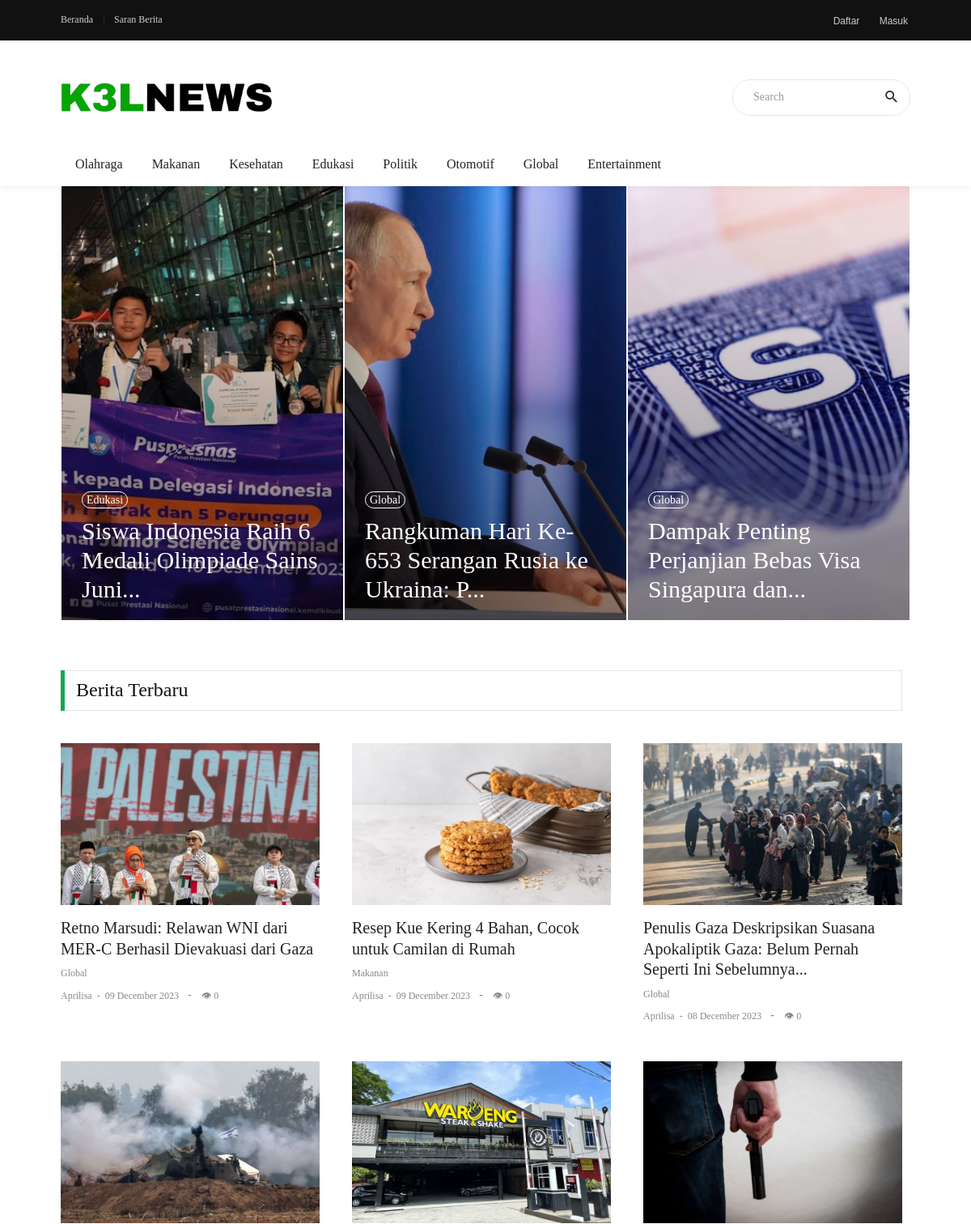
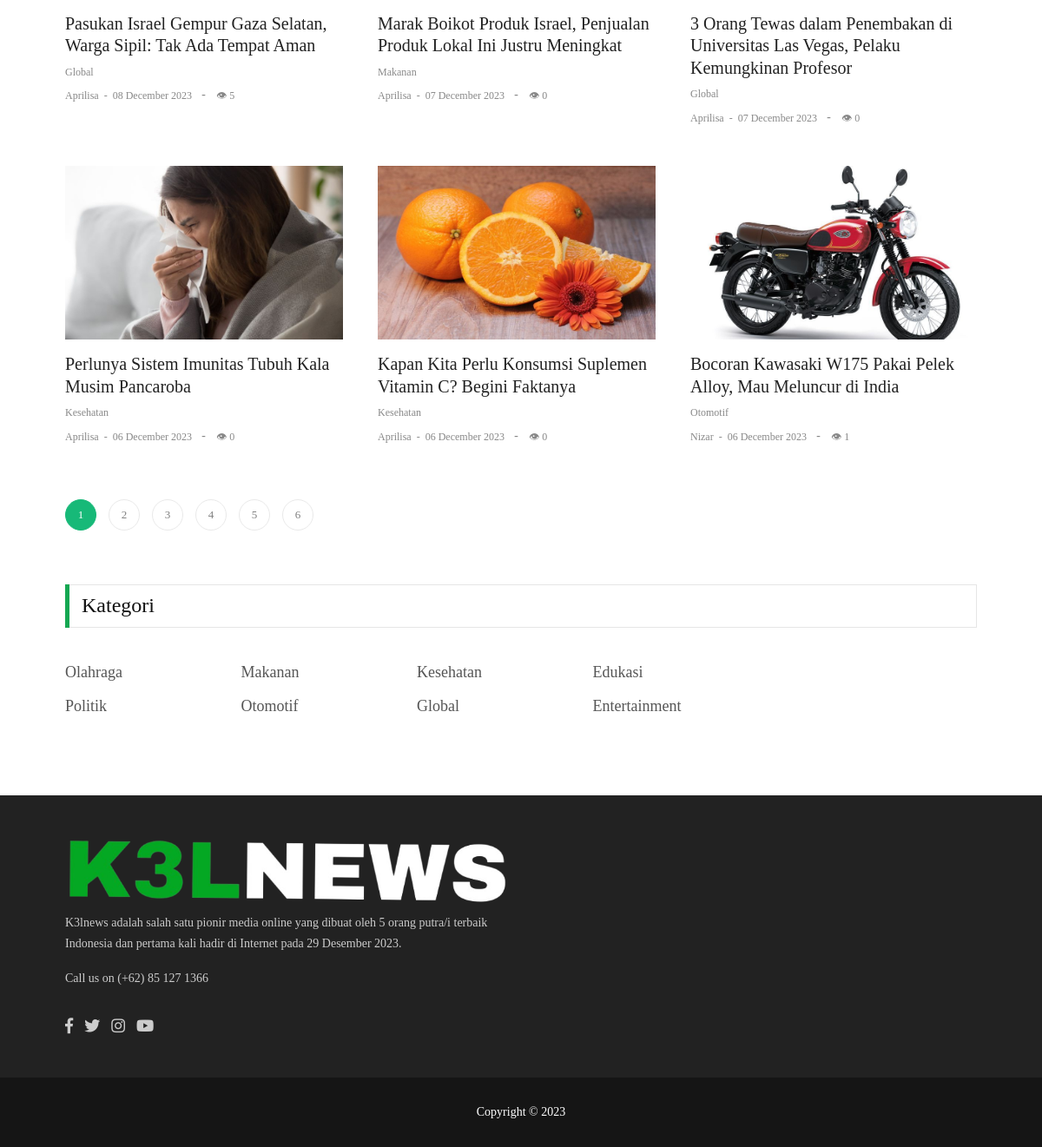
The page / on the database its author committed (2 pictures, top to bottom).
### tables this page shows
CREATE TABLE `kategori` (
  `id_kategori` int(11) NOT NULL,
  `nama_kategori` varchar(30) NOT NULL
);

CREATE TABLE `berita` (
  `id_berita` int(11) NOT NULL,
  `id_kategori` int(11) DEFAULT NULL,
  `judul` varchar(255) DEFAULT NULL,
  `penulis` varchar(30) DEFAULT NULL,
  `isi_berita` text DEFAULT NULL,
  `tgl_rilis` date DEFAULT NULL,
  `gambar` varchar(255) DEFAULT NULL,
  `jmlh_dilihat` int(11) NOT NULL DEFAULT 0
);

### index.php (the view, shortened to what this page needs)
<?php
$login = $_SESSION['login'] ?? null;
include_once('connection.php');
$records_per_page = 9;
$current_page = isset($_GET['page']) ? $_GET['page'] : 1;
$start_from = ($current_page - 1) * $records_per_page;
$searchKeyword = isset($_GET['search']) ? $_GET['search'] : '';
$isSearch = isset($_GET['search']) && !empty($_GET['search']);
$berita_utama = mysqli_query($conn, "SELECT * FROM `berita` JOIN kategori ON berita.id_kategori=kategori.id_kategori ORDER BY tgl_rilis DESC LIMIT 3;");
$berita_utama_ids = [];
foreach ($berita_utama as $data) {
  $berita_utama_ids[] = $data['id_berita'];
}
$latest_news_query = "SELECT * FROM `berita` JOIN kategori ON berita.id_kategori=kategori.id_kategori
                      WHERE judul LIKE '%$searchKeyword%'";
if (!empty($berita_utama_ids)) {
  $latest_news_query .= " AND id_berita NOT IN (" . implode(",", $berita_utama_ids) . ")";
}
$latest_news_query .= " ORDER BY tgl_rilis DESC LIMIT $start_from, $records_per_page";
$berita = mysqli_query($conn, $latest_news_query);
$total_berita = mysqli_query($conn, "SELECT COUNT(*) FROM berita WHERE judul LIKE '%$searchKeyword%'");
$total_records = mysqli_fetch_row($total_berita)[0];
$total_pages = ceil($total_records / $records_per_page);
$menu = mysqli_query($conn, "SELECT * FROM `kategori` LIMIT 8;");
function custom_echo($x, $length)
{
  if (strlen($x) <= $length) {
    echo $x;
  } else {
    $y = substr($x, 0, $length) . '...';
    echo $y;
  }
}
?>
<!DOCTYPE html>
<html lang="en">
<head>
  <link rel="stylesheet" type="text/css" href="vendor/bootstrap/css/bootstrap.min.css">
  <link rel="stylesheet" type="text/css" href="fonts/fontawesome-5.0.8/css/fontawesome-all.min.css">
  <link rel="stylesheet" type="text/css" href="fonts/iconic/css/material-design-iconic-font.min.css">
  <link rel="stylesheet" type="text/css" href="vendor/animate/animate.css">
  <link rel="stylesheet" type="text/css" href="vendor/css-hamburgers/hamburgers.min.css">
  <link rel="stylesheet" type="text/css" href="vendor/animsition/css/animsition.min.css">
  <link rel="stylesheet" type="text/css" href="css/util.min.css">
  <link rel="stylesheet" type="text/css" href="css/main.css">
</head>
<body class="animsition">
  <header>
    <div class="container-menu-desktop">
      <div class="topbar">
        <div class="content-topbar container h-100">
          <div class="left-topbar">
            <a href="index.php" class="left-topbar-item">
              Beranda
            </a>
            <a href="req-news.php" class="left-topbar-item">
              Saran Berita
            </a>
          </div>
          <div class="right-topbar">
            <?php if ($login) { ?>
              <a href="backend/logout.php" style="font-size: 12px; ">
                Logout
              </a>
              <a href="profile.php" style="font-size: 12px; ">
                Profile
              </a>
            <?php } else { ?>
              <a href="login/sign-up.php" style="font-size: 12px; ">
                Daftar
              </a>
              <a href="login/login.php" style="font-size: 12px; padding: 0 13px;">
                Masuk
              </a>
            <?php } ?>
          </div>
        </div>
      </div>
      <div class="wrap-logo container">
        <div class="logo">
          <a href="index.php"><img src="images/logo-k3l2.png" alt="LOGO"></a>
        </div>
        <div class="banner-header">
          <form action="" method="GET">
            <div class="pos-relative size-a-2 bo-1-rad-22 of-hidden bocl11 m-tb-6">
              <input class="f1-s-1 cl6 plh9 s-full p-l-25 p-r-45" type="text" name="search" placeholder="Search" autocomplete="off" value="<?= isset($_GET['search']) ? $_GET['search'] : ''; ?>">
              <button type="submit" class="flex-c-c size-a-1 ab-t-r fs-20 cl2 hov-cl10 trans-03">
                <i class="zmdi zmdi-search"></i>
              </button>
            </div>
          </form>
        </div>
      </div>
      <div class="wrap-main-nav">
        <div class="main-nav">
          <nav class="menu-desktop">
            <ul class="main-menu">
              <?php foreach ($menu as $data) : ?>
                <li class="mega-menu-item">
                  <a href="menu.php?idKategori=<?= $data['id_kategori']; ?>"><?= $data['nama_kategori']; ?></a>
                </li>
              <?php endforeach; ?>
            </ul>
          </nav>
        </div>
      </div>
    </div>
  </header>
  <?php if (!$isSearch && $current_page == 1) : ?>
    <section class="bg0">
      <div class="container">
        <div class="row m-rl-0 justify-content-center">
          <?php foreach ($berita_utama as $data) : ?>
            <div class="col-md-4 p-rl-1 p-b-2">
              <div class="bg-img1 size-a-11 how1 pos-relative" style="background-image: url(img/<?= $data['gambar']; ?>);">
                <a href="detail.php?idBerita=<?= $data['id_berita']; ?>&idKategori=<?= $data['id_kategori']; ?>" class="dis-block how1-child1 trans-03"></a>
                <div class="flex-col-e-s s-full p-rl-25 p-tb-20">
                  <a href="menu.php?idKategori=<?= $data['id_kategori']; ?>" class="dis-block bo-1-rad-20 how1-child2 f1-s-2 cl0 bo-all-1 bocl0 hov-btn2 trans-03 p-rl-5 p-t-2">
                    <?= $data['nama_kategori']; ?>
                  </a>
                  <h3 class="how1-child2 m-t-10">
                    <a href="detail.php?idBerita=<?= $data['id_berita']; ?>&idKategori=<?= $data['id_kategori']; ?>" class="f1-l-1 cl0 hov-cl10 trans-03 respon1">
                    </a>
                  </h3>
                </div>
              </div>
            </div>
          <?php endforeach; ?>
        </div>
      </div>
    <?php endif; ?>
    </section>
    <section class="bg0 p-t-60 p-b-35">
      <div class="container">
        <div class="row justify-content-center">
          <div class="col-md-12 col-lg-12 p-b-20">
            <?php if (!$isSearch) : ?>
              <div class="how2 how2-cl2 flex-s-c m-r-10 m-r-0-sr991">
                <h3 class="f1-m-5 cl1 tab01-title">
                  Berita Terbaru
                </h3>
              </div>
            <?php endif; ?>
            <div class="row p-t-20">
              <?php foreach ($berita as $data) : ?>
                <div class="col-sm-4 p-r-25 p-r-15-sr991">
                  <div class="m-b-45">
                    <a href="detail.php?idBerita=<?= $data['id_berita']; ?>&idKategori=<?= $data['id_kategori']; ?>" class="wrap-pic-w hov1 trans-03">
                      <img src="img/<?= $data['gambar']; ?>" alt="IMG" height="200">
                    </a>
                    <div class="p-t-16">
                      <h5 class="p-b-5">
                        <a href="detail.php?idBerita=<?= $data['id_berita']; ?>&idKategori=<?= $data['id_kategori']; ?>" class="f1-m-3 cl2 hov-cl10 trans-03">
                          <?= $data['judul']; ?>
                        </a>
                      </h5>
                      <h3 class="p-b-5">
                        <a href="menu.php?idKategori=<?= $data['id_kategori']; ?>" class="f1-s-4 cl8 hov-cl10 trans-03">
                          <?= $data['nama_kategori']; ?>
                        </a>
                      </h3>
                      <span class="cl8">
                        <span class="f1-s-4 cl8 hov-cl10 trans-03">
                          <?= $data['penulis']; ?>
                        </span>
                        <span class="f1-s-3 m-rl-3">
                          -
                        </span>
                        <span class="f1-s-3">
                          <?= date("d F Y", strtotime($data["tgl_rilis"])); ?>
                        </span>
                        <span class="m-rl-8"> -</span>
                        <span class="f1-s-3">&#x1F441; <?=$data['jmlh_dilihat']; ?></span>
                      </span>
                    </div>
                  </div>
                </div>
              <?php endforeach; ?>
            </div>
            <div class="flex-wr-s-c m-rl--7 p-t-10">
              <?php for ($i = 1; $i <= $total_pages; $i++) : ?>
                <a href="index.php?page=<?= $i ?>&search=<?= isset($_GET['search']) ? $_GET['search'] : ''; ?>" class="flex-c-c pagi-item hov-btn1 trans-03 m-all-7 <?= $i == $current_page ? 'pagi-active' : ''; ?>">
                  <?= $i ?>
                </a>
              <?php endfor; ?>
            </div>
          </div>
        </div>
      </div>
    </section>
    <section class="bg0 p-b-35">
      <div class="container">
        <div class="row justify-content-center">
          <div class="col-md-12 col-lg-12 p-b-20">
            <div class="how2 how2-cl2 flex-s-c m-r-0-sr991">
              <h3 class="f1-m-5 cl1 tab01-title">
                Kategori
              </h3>
            </div>
            <div class="row p-t-20">
              <div class="col-md-9 col-lg-9 p-b-20">
                <div class="row">
                  <?php foreach ($menu as $data) : ?>
                    <div class="col-sm-3 p-r-25 p-r-15-sr991 m-b-15">
                      <h5>
                        <a href="menu.php?idKategori=<?= $data['id_kategori']; ?>" class="f1-m-2 cl5 hov-cl10 trans-03">
                          <?= $data['nama_kategori']; ?>
                        </a>
                      </h5>
                    </div>
                  <?php endforeach; ?>
                </div>
              </div>
            </div>
          </div>
        </div>
      </div>
    </section>
    <footer>
      <div class="bg2 p-t-40 p-b-25">
        <div class="container">
          <div class="row">
            <div class="col-sm-6 col-lg-6 p-b-20">
              <div class="size-h-3 flex-s-c">
                <a href="index.php">
                  <img class="max-s-full" src="images/logo-k3l.png" alt="LOGO">
                </a>
              </div>
              <div>
                <p class="f1-s-1 cl11 p-b-16">
                  K3lnews adalah salah satu pionir media online yang dibuat oleh 5 orang putra/i terbaik Indonesia dan
                  pertama kali hadir di Internet pada 29 Desember 2023.
                </p>
                <p class="f1-s-1 cl11 p-b-16">
                  Call us on (+62) 85 127 1366
                </p>
                <div class="p-t-15">
                  <a href="#" class="fs-18 cl11 hov-cl10 trans-03 m-r-8">
                    <span class="fab fa-facebook-f"></span>
                  </a>
                  <a href="#" class="fs-18 cl11 hov-cl10 trans-03 m-r-8">
                    <span class="fab fa-twitter"></span>
                  </a>
                  <a href="#" class="fs-18 cl11 hov-cl10 trans-03 m-r-8">
                    <span class="fab fa-instagram"></span>
                  </a>
                  <a href="#" class="fs-18 cl11 hov-cl10 trans-03 m-r-8">
                    <span class="fab fa-youtube"></span>
                  </a>
                </div>
              </div>
            </div>
          </div>
        </div>
      </div>
      <div class="bg11">
        <div class="container size-h-4 flex-c-c p-tb-15">
          <span class="f1-s-1 cl0 txt-center">
            Copyright © 2023
          </span>
        </div>
      </div>
    </footer>
</body>
</html>

### rows shown on the page
kategori: nama_kategori "Olahraga"
kategori: nama_kategori "Makanan"
kategori: nama_kategori "Kesehatan"
kategori: nama_kategori "Edukasi"
kategori: nama_kategori "Politik"
kategori: nama_kategori "Otomotif"
kategori: nama_kategori "Global"
kategori: nama_kategori "Entertainment"
berita: gambar (picture), id_kategori.nama_kategori "Edukasi", judul "Siswa Indonesia Raih 6 Medali Olimpiade Sains Juni..."
berita: gambar (picture), id_kategori.nama_kategori "Global", judul "Rangkuman Hari Ke-653 Serangan Rusia ke Ukraina: P..."
berita: gambar (picture), id_kategori.nama_kategori "Global", judul "Dampak Penting Perjanjian Bebas Visa Singapura dan..."
berita: gambar (picture), judul "Retno Marsudi: Relawan WNI dari MER-C Berhasil Dievakuasi dari Gaza", id_kategori.nama_kategori "Global", penulis "Aprilisa", tgl_rilis "09 December 2023", jmlh_dilihat "0"
berita: gambar (picture), judul "Resep Kue Kering 4 Bahan, Cocok untuk Camilan di Rumah", id_kategori.nama_kategori "Makanan", penulis "Aprilisa", tgl_rilis "09 December 2023", jmlh_dilihat "0"
berita: gambar (picture), judul "Penulis Gaza Deskripsikan Suasana Apokaliptik Gaza: Belum Pernah Seperti Ini Sebelumnya...", id_kategori.nama_kategori "Global", penulis "Aprilisa", tgl_rilis "08 December 2023", jmlh_dilihat "0"
berita: gambar (picture), judul "Pasukan Israel Gempur Gaza Selatan, Warga Sipil: Tak Ada Tempat Aman", id_kategori.nama_kategori "Global", penulis "Aprilisa", tgl_rilis "08 December 2023", jmlh_dilihat "5"
berita: gambar (picture), judul "Marak Boikot Produk Israel, Penjualan Produk Lokal Ini Justru Meningkat", id_kategori.nama_kategori "Makanan", penulis "Aprilisa", tgl_rilis "07 December 2023", jmlh_dilihat "0"
berita: gambar (picture), judul "3 Orang Tewas dalam Penembakan di Universitas Las Vegas, Pelaku Kemungkinan Profesor", id_kategori.nama_kategori "Global", penulis "Aprilisa", tgl_rilis "07 December 2023", jmlh_dilihat "0"
berita: gambar (picture), judul "Perlunya Sistem Imunitas Tubuh Kala Musim Pancaroba", id_kategori.nama_kategori "Kesehatan", penulis "Aprilisa", tgl_rilis "06 December 2023", jmlh_dilihat "0"
berita: gambar (picture), judul "Kapan Kita Perlu Konsumsi Suplemen Vitamin C? Begini Faktanya", id_kategori.nama_kategori "Kesehatan", penulis "Aprilisa", tgl_rilis "06 December 2023", jmlh_dilihat "0"
berita: gambar (picture), judul "Bocoran Kawasaki W175 Pakai Pelek Alloy, Mau Meluncur di India", id_kategori.nama_kategori "Otomotif", penulis "Nizar", tgl_rilis "06 December 2023", jmlh_dilihat "1"
